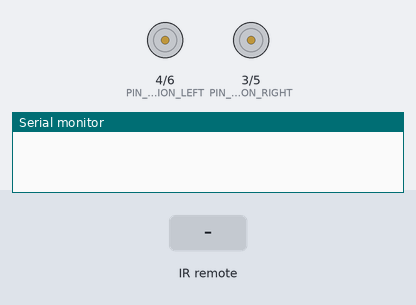
Simulated run of this sketch. Board: Arduino Uno, built with avr-gcc and run on an emulated ATmega328P. On the bench: direction and speed pins drawn as motors (green arrow = direction pin HIGH = forward, orange = LOW = backward, longer = more drive), the last lines printed to the serial monitor. Inputs (shaded band) come from the test bench.

Above: at 1.2 s.
1.3 s: infrared code 0xFF02FD received
At 1.36 s:
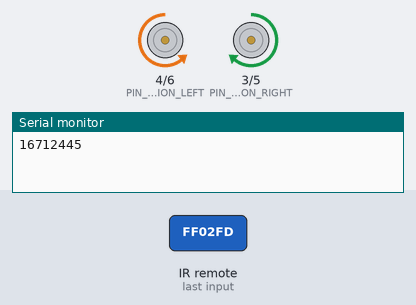
2.9 s: infrared code 0xFF9867 received
At 2.96 s:
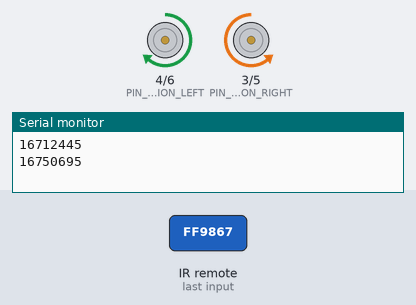
4.5 s: infrared code 0xFFE01F received
At 4.56 s:
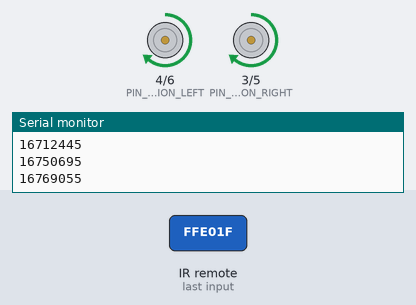
6.1 s: infrared code 0xFF906F received
At 6.16 s:
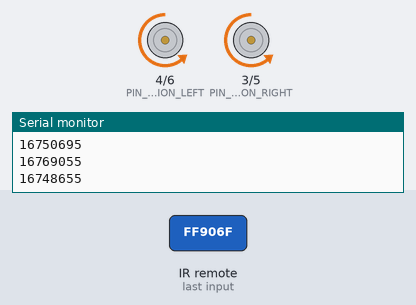
Timing chart, 0 to 8.7 s (numbered marks = the images above; inputs shaded):
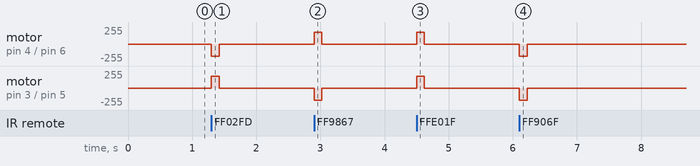

The sketch:

IRCarCombined.ino
```cpp
#include <IRremote.h> // include IRremote library

// variables
#define PIN_SERVO  2    //define servo pin
#define PIN_DIRECTION_RIGHT 3
#define PIN_DIRECTION_LEFT 4
#define PIN_MOTOR_PWM_RIGHT 5
#define PIN_MOTOR_PWM_LEFT 6
#define PIN_IRREMOTE_RECV 9 // infrared receiving pin

// define the IR key
#define IR_REMOTE_KEYCODE_UP 0xFF02FD
#define IR_REMOTE_KEYCODE_DOWN 0xFF9867
#define IR_REMOTE_KEYCODE_LEFT 0xFFE01F
#define IR_REMOTE_KEYCODE_RIGHT 0xFF906F

#define IR_UPDATE_TIMEOUT 120 // time without a signal to say stop
#define IR_CAR_SPEED 180 // pwm command to send to the car

IRrecv irrecv(PIN_IRREMOTE_RECV); // create a class object to receive data
decode_results results; // create a decoding results class object

u32 currentKeyCode, lastKeyCode; // 32 bits to store large numbers (int is too small)
bool isStopFromIR = false;
u32 lastIRUpdateTime = 0; // check if irtimeout > difference

void setup() {
  irrecv.enableIRIn(); // start the receiver

  pinMode(PIN_DIRECTION_RIGHT, OUTPUT);
  pinMode(PIN_DIRECTION_LEFT, OUTPUT);
  pinMode(PIN_MOTOR_PWM_RIGHT, OUTPUT);
  pinMode(PIN_MOTOR_PWM_LEFT, OUTPUT);

  Serial.begin(9600); // initialize the serial port - rate of communication arduino
}

void loop() {
  if (irrecv.decode(&results)){ // if there is something to decode (if you get a signal - will pause IR receiver)
    isStopFromIR = false;
    currentKeyCode = results.value;
    Serial.println(currentKeyCode); // print out decoded results in hex because of size
    if(currentKeyCode != 0xFFFFFFFF) {
      lastKeyCode = currentKeyCode;         // *****error msg?*****
    }
    switch(lastKeyCode){
      case IR_REMOTE_KEYCODE_UP:
        motorRun(IR_CAR_SPEED, IR_CAR_SPEED); // move forward if UP
        break;

      case IR_REMOTE_KEYCODE_DOWN:
        motorRun(-IR_CAR_SPEED, -IR_CAR_SPEED); // move backward if DOWN
        break;

      case IR_REMOTE_KEYCODE_LEFT:
        motorRun(-IR_CAR_SPEED, IR_CAR_SPEED); // turn left if LEFT
        break;

      case IR_REMOTE_KEYCODE_RIGHT:
        motorRun(IR_CAR_SPEED, -IR_CAR_SPEED); // turn right if RIGHT
        break;

      default:
        break;
    }

    irrecv.resume(); // receive the next value
    lastIRUpdateTime = millis(); // write down current time
  }
  else {
    if(millis()-lastIRUpdateTime > IR_UPDATE_TIMEOUT) {
      if(!isStopFromIR){
        isStopFromIR = true;
        motorRun(0,0);
      }
      lastIRUpdateTime = millis();
    }
  }
}

void motorRun(int speedl, int speedr){
  if (speedl >= 0 && speedr >= 0){
    // move forward
    digitalWrite(PIN_DIRECTION_LEFT, LOW); // This is FORWARD on the LEFT side
    analogWrite(PIN_MOTOR_PWM_LEFT, speedl);
    digitalWrite(PIN_DIRECTION_RIGHT, HIGH); // This is FORWARD on the RIGHT side
    analogWrite(PIN_MOTOR_PWM_RIGHT, speedr);

  } else if (speedl < 0 && speedr < 0){
    // move backward
    digitalWrite(PIN_DIRECTION_LEFT, HIGH); // This is REVERSE on the LEFT side
    analogWrite(PIN_MOTOR_PWM_LEFT, -speedl);
    digitalWrite(PIN_DIRECTION_RIGHT, LOW); // This is REVERSE on the RIGHT side
    analogWrite(PIN_MOTOR_PWM_RIGHT, -speedr);

  } else if (speedl < 0 && speedr > 0){
    // turn left
    digitalWrite(PIN_DIRECTION_LEFT, HIGH); // This is REVERSE on the LEFT side
    analogWrite(PIN_MOTOR_PWM_LEFT, -speedl);
    digitalWrite(PIN_DIRECTION_RIGHT, HIGH); // This is FORWARD on the RIGHT side
    analogWrite(PIN_MOTOR_PWM_RIGHT, speedr);

  } else if (speedl > 0 && speedr < 0){
    // turn right
    digitalWrite(PIN_DIRECTION_LEFT, LOW); // This is FORWARD on the LEFT side
    analogWrite(PIN_MOTOR_PWM_LEFT, speedl);
    digitalWrite(PIN_DIRECTION_RIGHT, LOW); // This is REVERSE on the RIGHT side
    analogWrite(PIN_MOTOR_PWM_RIGHT, -speedr);
  }
}

// + = FF02FD
// - = FF9867
// < = FFE01F
// > = FF906F
// play = FFA857
// 0 = FF6897
// 1 = FF30CF
// 2 = FF18E7
// 3 = FF7A85
// 4 = FF10EF
// 5 = FF38C7
// 6 = FF5AA5
// 7 = FF42BD
// 8 = FF4AB5
// 9 = FF52AD
// C = FFB04F
// test = FF22DD
// back = FFC23D
// power = FFA25D
// menu = FFE21D
```

Measured:
- after the input at 1.3 s, motor on pin 4 (PIN_DIRECTION_LEFT) / pin 6 (PIN_MOTOR_PWM_LEFT): stopped → backward 180/255 at once, → stopped 0.12 s later; motor on pin 3 (PIN_DIRECTION_RIGHT) / pin 5 (PIN_MOTOR_PWM_RIGHT): stopped → forward 180/255 at once, → stopped 0.12 s later
- after the input at 2.9 s, motor on pin 4 (PIN_DIRECTION_LEFT) / pin 6 (PIN_MOTOR_PWM_LEFT): stopped → forward 180/255 at once, → stopped 0.12 s later; motor on pin 3 (PIN_DIRECTION_RIGHT) / pin 5 (PIN_MOTOR_PWM_RIGHT): stopped → backward 180/255 at once, → stopped 0.12 s later
- after the input at 4.5 s, motor on pin 4 (PIN_DIRECTION_LEFT) / pin 6 (PIN_MOTOR_PWM_LEFT), motor on pin 3 (PIN_DIRECTION_RIGHT) / pin 5 (PIN_MOTOR_PWM_RIGHT): stopped → forward 180/255 at once, → stopped 0.12 s later
- after the input at 6.1 s, motor on pin 4 (PIN_DIRECTION_LEFT) / pin 6 (PIN_MOTOR_PWM_LEFT), motor on pin 3 (PIN_DIRECTION_RIGHT) / pin 5 (PIN_MOTOR_PWM_RIGHT): stopped → backward 180/255 at once, → stopped 0.12 s later
